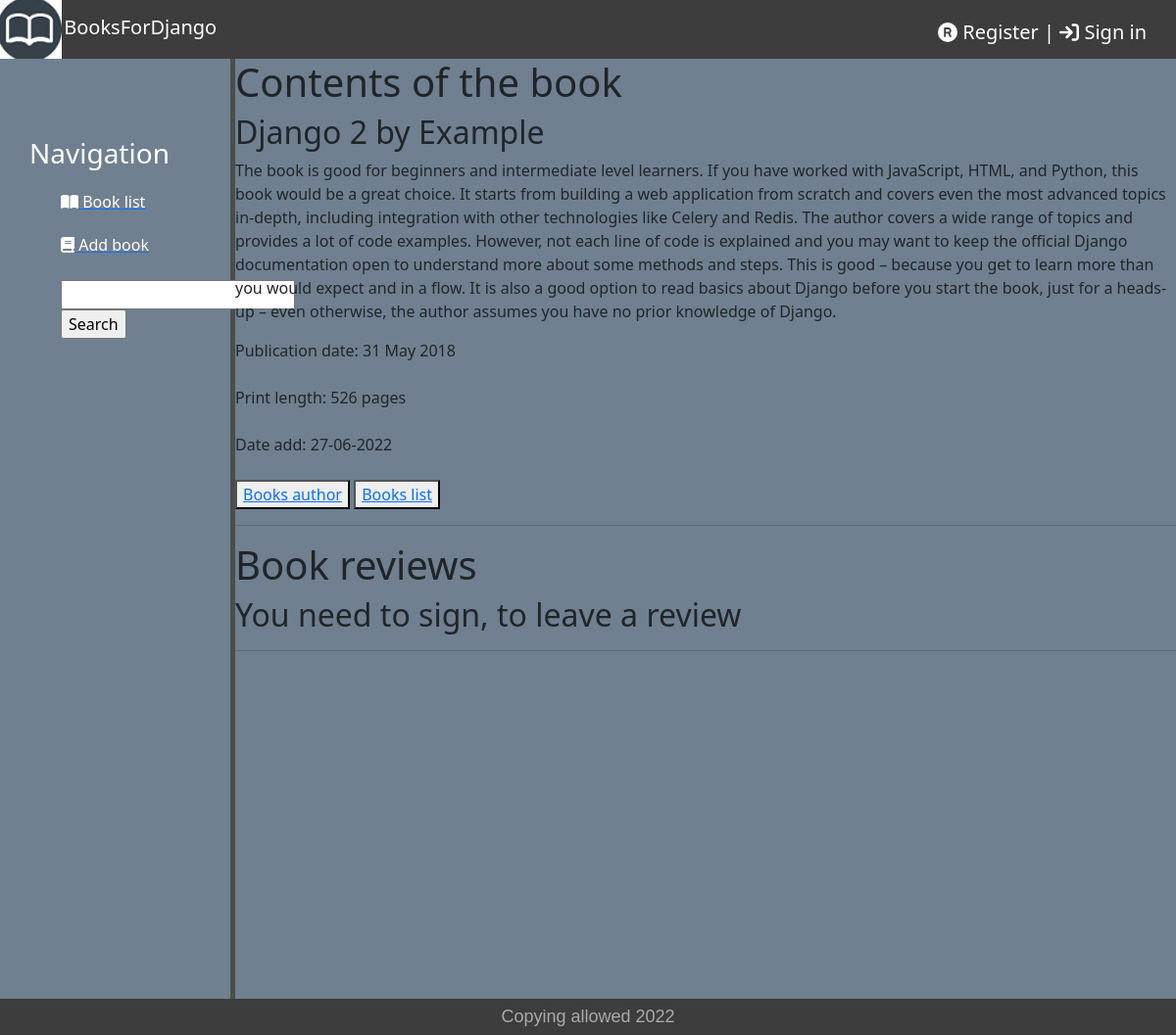
The app's page /bookstore/4/, older data.
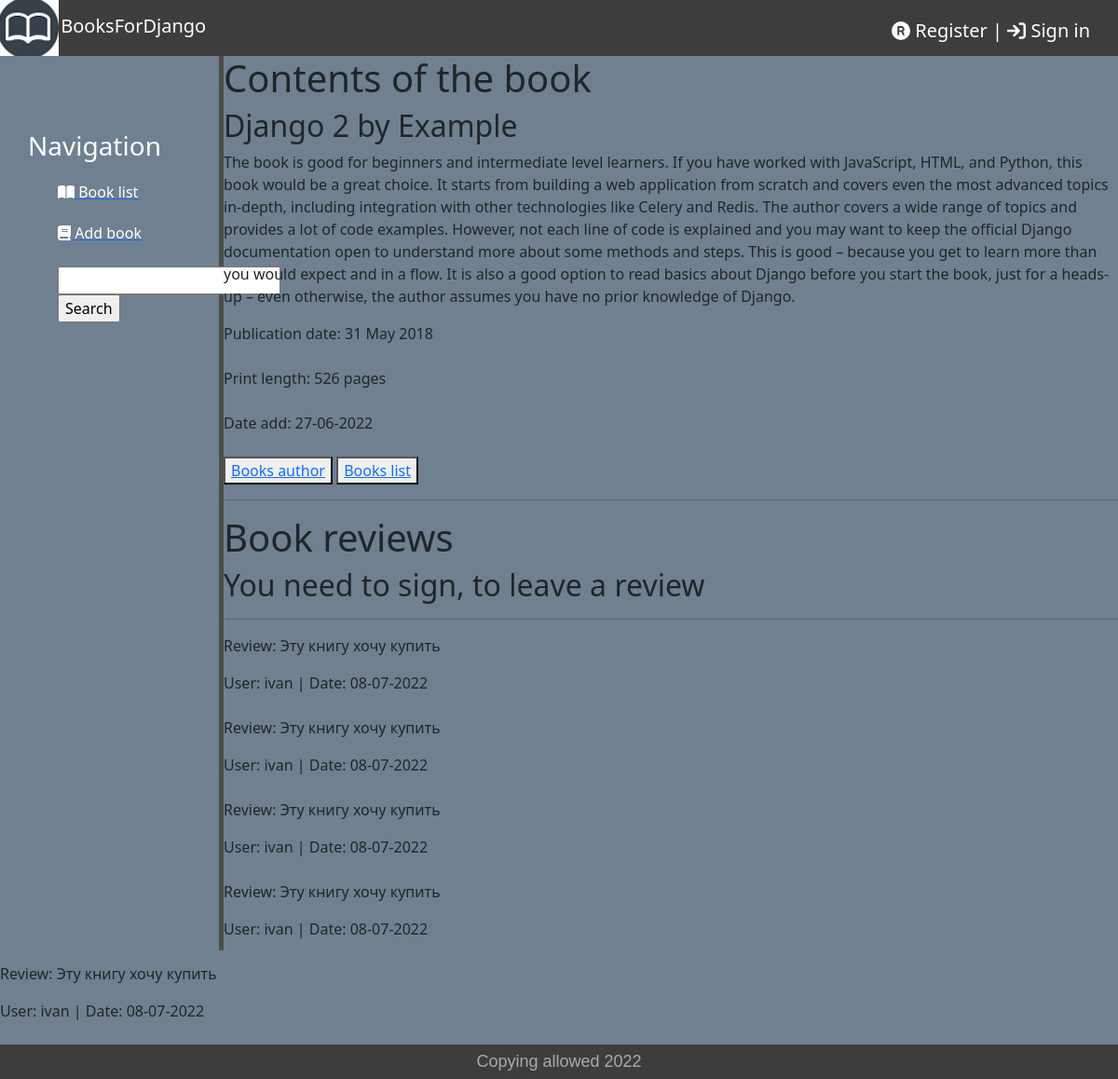
The same page, newer data.
### bookstore/models.py (models this page shows)
class ReviewBook(models.Model):
    user = models.ForeignKey(User, on_delete=models.SET_NULL, null=True)
    book = models.ForeignKey(Books, on_delete=models.SET_NULL, null=True)
    text = models.TextField(max_length=500)
    time_create = models.DateTimeField(auto_now_add=True)
    class Meta:
        verbose_name = 'Review'
        verbose_name_plural = 'Reviews'

### bookstore/views.py (the view)
# urls.py: path('bookstore/<int:index>/', books_detail, name='books_detail'),
def books_detail(request, index):
    book = get_object_or_404(Books, pk=index)
    reviews = ReviewBook.objects.filter(book=book)
    if request.method == 'POST':
        form = ReviewForm(request.POST)
        if form.is_valid():
            rev = form.save(commit=False)
            rev.user = request.user
            rev.book = book
            rev.save()
    else:
        form = ReviewForm()
    context = {'book': book, 'rev_form': form, 'reviews': reviews}
    return render(request, 'bookstore/books_detail.html', context=context)

### bookstore/forms.py
class ReviewForm(forms.ModelForm):
    class Meta:
        model = ReviewBook
        fields = ['text']

### bookstore/templates/bookstore/books_detail.html
{% extends 'bookstore/base.html' %}
{% block content %}
<body>
<h1>Contents of the book</h1>
<div>
    <h2>{{book.title}}</h2>
    <p>{{book.description}}</p>
    <p1>Publication date: {{book.released_year}}</p1><br><br>
    <p2>Print length: {{book.paperback}} pages</p2><br><br>
    <p3>Date add: {{book.time_update|date:"d-m-Y"}}</p3><br><br>
    <button><a href="{% url 'author' book.author_id %}">Books author</a></button> <button><a href="{% url 'books_list' %}">Books list</a></button>
</div>
{% include 'bookstore/review.html' %}
</body>
{% endblock %}

### bookstore/templates/bookstore/review.html
{% block content %}
<hr>
<h1>Book reviews</h1>
<div>
    {% if user.is_active %}
    <form action="" method="post">
        {% csrf_token %}
        {{ rev_form.as_p }}
        <input type="submit" value="Add review"/>
    </form>
    {% else %}
    <h2>You need to sign, to leave a review</h2>
    {% endif %}
    <hr>
    {% for review in reviews %}
    <p>Review: {{review.text}}</p>
    <p1>User: {{review.user}} |</p1>
    <p2>Date: {{review.time_create|date:"d-m-Y"}}</p2><br><br>
    {% endfor %}
</div>
{% endblock %}

Row changes from the older to the newer data that the page shows:
added ReviewBook: text "Эту книгу хочу купить", user "ivan", time_create "08-07-2022"
added ReviewBook: text "Эту книгу хочу купить", user "ivan", time_create "08-07-2022"
added ReviewBook: text "Эту книгу хочу купить", user "ivan", time_create "08-07-2022"
added ReviewBook: text "Эту книгу хочу купить", user "ivan", time_create "08-07-2022"
added ReviewBook: text "Эту книгу хочу купить", user "ivan", time_create "08-07-2022"
